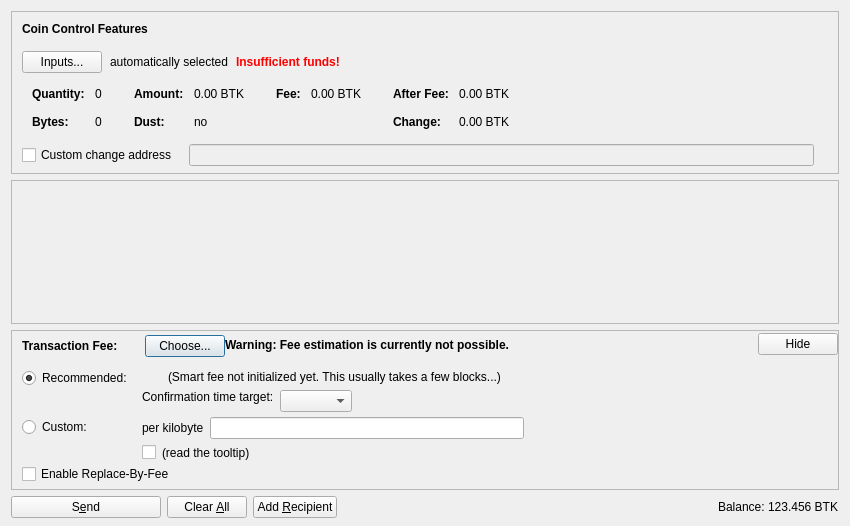
<?xml version="1.0" encoding="UTF-8"?>
<ui version="4.0">
 <class>SendCoinsDialog</class>
 <widget class="QDialog" name="SendCoinsDialog">
  <property name="geometry">
   <rect>
    <x>0</x>
    <y>0</y>
    <width>850</width>
    <height>526</height>
   </rect>
  </property>
  <property name="windowTitle">
   <string>Send Coins</string>
  </property>
  <layout class="QVBoxLayout" name="verticalLayout" stretch="0,1,0,0">
   <property name="bottomMargin">
    <number>8</number>
   </property>
   <item>
    <widget class="QFrame" name="frameCoinControl">
     <property name="sizePolicy">
      <sizepolicy hsizetype="Expanding" vsizetype="Expanding">
       <horstretch>0</horstretch>
       <verstretch>0</verstretch>
      </sizepolicy>
     </property>
     <property name="maximumSize">
      <size>
       <width>16777215</width>
       <height>16777215</height>
      </size>
     </property>
     <property name="frameShape">
      <enum>QFrame::StyledPanel</enum>
     </property>
     <property name="frameShadow">
      <enum>QFrame::Sunken</enum>
     </property>
     <layout class="QVBoxLayout" name="verticalLayoutCoinControl2">
      <property name="spacing">
       <number>0</number>
      </property>
      <property name="leftMargin">
       <number>0</number>
      </property>
      <property name="topMargin">
       <number>0</number>
      </property>
      <property name="rightMargin">
       <number>0</number>
      </property>
      <property name="bottomMargin">
       <number>6</number>
      </property>
      <item>
       <layout class="QVBoxLayout" name="verticalLayoutCoinControl" stretch="0,0,0,0,1">
        <property name="spacing">
         <number>0</number>
        </property>
        <property name="leftMargin">
         <number>10</number>
        </property>
        <property name="topMargin">
         <number>10</number>
        </property>
        <item>
         <layout class="QHBoxLayout" name="horizontalLayoutCoinControl1">
          <property name="bottomMargin">
           <number>15</number>
          </property>
          <item>
           <widget class="QLabel" name="labelCoinControlFeatures">
            <property name="sizePolicy">
             <sizepolicy hsizetype="Preferred" vsizetype="Maximum">
              <horstretch>0</horstretch>
              <verstretch>0</verstretch>
             </sizepolicy>
            </property>
            <property name="font">
             <font>
              <weight>75</weight>
              <bold>true</bold>
             </font>
            </property>
            <property name="styleSheet">
             <string notr="true">font-weight:bold;</string>
            </property>
            <property name="text">
             <string>Coin Control Features</string>
            </property>
           </widget>
          </item>
         </layout>
        </item>
        <item>
         <layout class="QHBoxLayout" name="horizontalLayoutCoinControl2" stretch="0,0,0,0">
          <property name="spacing">
           <number>8</number>
          </property>
          <property name="bottomMargin">
           <number>10</number>
          </property>
          <item>
           <widget class="QPushButton" name="pushButtonCoinControl">
            <property name="styleSheet">
             <string notr="true"/>
            </property>
            <property name="text">
             <string>Inputs...</string>
            </property>
            <property name="autoDefault">
             <bool>false</bool>
            </property>
           </widget>
          </item>
          <item>
           <widget class="QLabel" name="labelCoinControlAutomaticallySelected">
            <property name="text">
             <string>automatically selected</string>
            </property>
            <property name="margin">
             <number>5</number>
            </property>
           </widget>
          </item>
          <item>
           <widget class="QLabel" name="labelCoinControlInsuffFunds">
            <property name="font">
             <font>
              <weight>75</weight>
              <bold>true</bold>
             </font>
            </property>
            <property name="styleSheet">
             <string notr="true">color:red;font-weight:bold;</string>
            </property>
            <property name="text">
             <string>Insufficient funds!</string>
            </property>
            <property name="margin">
             <number>5</number>
            </property>
           </widget>
          </item>
          <item>
           <spacer name="horizontalSpacerCoinControl">
            <property name="orientation">
             <enum>Qt::Horizontal</enum>
            </property>
            <property name="sizeHint" stdset="0">
             <size>
              <width>40</width>
              <height>1</height>
             </size>
            </property>
           </spacer>
          </item>
         </layout>
        </item>
        <item>
         <widget class="QWidget" name="widgetCoinControl" native="true">
          <property name="sizePolicy">
           <sizepolicy hsizetype="Preferred" vsizetype="Preferred">
            <horstretch>0</horstretch>
            <verstretch>0</verstretch>
           </sizepolicy>
          </property>
          <property name="minimumSize">
           <size>
            <width>0</width>
            <height>0</height>
           </size>
          </property>
          <property name="styleSheet">
           <string notr="true"/>
          </property>
          <layout class="QHBoxLayout" name="horizontalLayoutCoinControl5">
           <property name="leftMargin">
            <number>0</number>
           </property>
           <property name="topMargin">
            <number>0</number>
           </property>
           <property name="rightMargin">
            <number>0</number>
           </property>
           <property name="bottomMargin">
            <number>0</number>
           </property>
           <item>
            <layout class="QHBoxLayout" name="horizontalLayoutCoinControl3" stretch="0,0,0,1">
             <property name="spacing">
              <number>20</number>
             </property>
             <property name="topMargin">
              <number>0</number>
             </property>
             <property name="bottomMargin">
              <number>10</number>
             </property>
             <item>
              <layout class="QFormLayout" name="formLayoutCoinControl1">
               <property name="horizontalSpacing">
                <number>10</number>
               </property>
               <property name="verticalSpacing">
                <number>14</number>
               </property>
               <property name="leftMargin">
                <number>10</number>
               </property>
               <property name="topMargin">
                <number>4</number>
               </property>
               <property name="rightMargin">
                <number>6</number>
               </property>
               <item row="0" column="0">
                <widget class="QLabel" name="labelCoinControlQuantityText">
                 <property name="font">
                  <font>
                   <weight>75</weight>
                   <bold>true</bold>
                  </font>
                 </property>
                 <property name="text">
                  <string>Quantity:</string>
                 </property>
                 <property name="margin">
                  <number>0</number>
                 </property>
                </widget>
               </item>
               <item row="0" column="1">
                <widget class="QLabel" name="labelCoinControlQuantity">
                 <property name="cursor">
                  <cursorShape>IBeamCursor</cursorShape>
                 </property>
                 <property name="contextMenuPolicy">
                  <enum>Qt::ActionsContextMenu</enum>
                 </property>
                 <property name="text">
                  <string notr="true">0</string>
                 </property>
                 <property name="margin">
                  <number>0</number>
                 </property>
                 <property name="textInteractionFlags">
                  <set>Qt::LinksAccessibleByMouse|Qt::TextSelectableByKeyboard|Qt::TextSelectableByMouse</set>
                 </property>
                </widget>
               </item>
               <item row="1" column="0">
                <widget class="QLabel" name="labelCoinControlBytesText">
                 <property name="font">
                  <font>
                   <weight>75</weight>
                   <bold>true</bold>
                  </font>
                 </property>
                 <property name="text">
                  <string>Bytes:</string>
                 </property>
                </widget>
               </item>
               <item row="1" column="1">
                <widget class="QLabel" name="labelCoinControlBytes">
                 <property name="cursor">
                  <cursorShape>IBeamCursor</cursorShape>
                 </property>
                 <property name="contextMenuPolicy">
                  <enum>Qt::ActionsContextMenu</enum>
                 </property>
                 <property name="text">
                  <string notr="true">0</string>
                 </property>
                 <property name="textInteractionFlags">
                  <set>Qt::LinksAccessibleByMouse|Qt::TextSelectableByKeyboard|Qt::TextSelectableByMouse</set>
                 </property>
                </widget>
               </item>
              </layout>
             </item>
             <item>
              <layout class="QFormLayout" name="formLayoutCoinControl2">
               <property name="horizontalSpacing">
                <number>10</number>
               </property>
               <property name="verticalSpacing">
                <number>14</number>
               </property>
               <property name="leftMargin">
                <number>6</number>
               </property>
               <property name="topMargin">
                <number>4</number>
               </property>
               <property name="rightMargin">
                <number>6</number>
               </property>
               <item row="0" column="0">
                <widget class="QLabel" name="labelCoinControlAmountText">
                 <property name="font">
                  <font>
                   <weight>75</weight>
                   <bold>true</bold>
                  </font>
                 </property>
                 <property name="text">
                  <string>Amount:</string>
                 </property>
                 <property name="margin">
                  <number>0</number>
                 </property>
                </widget>
               </item>
               <item row="0" column="1">
                <widget class="QLabel" name="labelCoinControlAmount">
                 <property name="cursor">
                  <cursorShape>IBeamCursor</cursorShape>
                 </property>
                 <property name="contextMenuPolicy">
                  <enum>Qt::ActionsContextMenu</enum>
                 </property>
                 <property name="text">
                  <string notr="true">0.00 BTK</string>
                 </property>
                 <property name="textInteractionFlags">
                  <set>Qt::LinksAccessibleByMouse|Qt::TextSelectableByKeyboard|Qt::TextSelectableByMouse</set>
                 </property>
                </widget>
               </item>
               <item row="1" column="0">
                <widget class="QLabel" name="labelCoinControlLowOutputText">
                 <property name="font">
                  <font>
                   <weight>75</weight>
                   <bold>true</bold>
                  </font>
                 </property>
                 <property name="text">
                  <string>Dust:</string>
                 </property>
                </widget>
               </item>
               <item row="1" column="1">
                <widget class="QLabel" name="labelCoinControlLowOutput">
                 <property name="cursor">
                  <cursorShape>IBeamCursor</cursorShape>
                 </property>
                 <property name="contextMenuPolicy">
                  <enum>Qt::ActionsContextMenu</enum>
                 </property>
                 <property name="text">
                  <string notr="true">no</string>
                 </property>
                 <property name="textInteractionFlags">
                  <set>Qt::LinksAccessibleByMouse|Qt::TextSelectableByKeyboard|Qt::TextSelectableByMouse</set>
                 </property>
                </widget>
               </item>
              </layout>
             </item>
             <item>
              <layout class="QFormLayout" name="formLayoutCoinControl3">
               <property name="horizontalSpacing">
                <number>10</number>
               </property>
               <property name="verticalSpacing">
                <number>14</number>
               </property>
               <property name="leftMargin">
                <number>6</number>
               </property>
               <property name="topMargin">
                <number>4</number>
               </property>
               <property name="rightMargin">
                <number>6</number>
               </property>
               <item row="0" column="0">
                <widget class="QLabel" name="labelCoinControlFeeText">
                 <property name="font">
                  <font>
                   <weight>75</weight>
                   <bold>true</bold>
                  </font>
                 </property>
                 <property name="text">
                  <string>Fee:</string>
                 </property>
                 <property name="margin">
                  <number>0</number>
                 </property>
                </widget>
               </item>
               <item row="0" column="1">
                <widget class="QLabel" name="labelCoinControlFee">
                 <property name="cursor">
                  <cursorShape>IBeamCursor</cursorShape>
                 </property>
                 <property name="contextMenuPolicy">
                  <enum>Qt::ActionsContextMenu</enum>
                 </property>
                 <property name="text">
                  <string notr="true">0.00 BTK</string>
                 </property>
                 <property name="textInteractionFlags">
                  <set>Qt::LinksAccessibleByMouse|Qt::TextSelectableByKeyboard|Qt::TextSelectableByMouse</set>
                 </property>
                </widget>
               </item>
              </layout>
             </item>
             <item>
              <layout class="QFormLayout" name="formLayoutCoinControl4">
               <property name="horizontalSpacing">
                <number>10</number>
               </property>
               <property name="verticalSpacing">
                <number>14</number>
               </property>
               <property name="leftMargin">
                <number>6</number>
               </property>
               <property name="topMargin">
                <number>4</number>
               </property>
               <property name="rightMargin">
                <number>6</number>
               </property>
               <item row="0" column="0">
                <widget class="QLabel" name="labelCoinControlAfterFeeText">
                 <property name="font">
                  <font>
                   <weight>75</weight>
                   <bold>true</bold>
                  </font>
                 </property>
                 <property name="text">
                  <string>After Fee:</string>
                 </property>
                 <property name="margin">
                  <number>0</number>
                 </property>
                </widget>
               </item>
               <item row="0" column="1">
                <widget class="QLabel" name="labelCoinControlAfterFee">
                 <property name="cursor">
                  <cursorShape>IBeamCursor</cursorShape>
                 </property>
                 <property name="contextMenuPolicy">
                  <enum>Qt::ActionsContextMenu</enum>
                 </property>
                 <property name="text">
                  <string notr="true">0.00 BTK</string>
                 </property>
                 <property name="textInteractionFlags">
                  <set>Qt::LinksAccessibleByMouse|Qt::TextSelectableByKeyboard|Qt::TextSelectableByMouse</set>
                 </property>
                </widget>
               </item>
               <item row="1" column="0">
                <widget class="QLabel" name="labelCoinControlChangeText">
                 <property name="font">
                  <font>
                   <weight>75</weight>
                   <bold>true</bold>
                  </font>
                 </property>
                 <property name="text">
                  <string>Change:</string>
                 </property>
                </widget>
               </item>
               <item row="1" column="1">
                <widget class="QLabel" name="labelCoinControlChange">
                 <property name="cursor">
                  <cursorShape>IBeamCursor</cursorShape>
                 </property>
                 <property name="contextMenuPolicy">
                  <enum>Qt::ActionsContextMenu</enum>
                 </property>
                 <property name="text">
                  <string notr="true">0.00 BTK</string>
                 </property>
                 <property name="textInteractionFlags">
                  <set>Qt::LinksAccessibleByMouse|Qt::TextSelectableByKeyboard|Qt::TextSelectableByMouse</set>
                 </property>
                </widget>
               </item>
              </layout>
             </item>
            </layout>
           </item>
          </layout>
         </widget>
        </item>
        <item>
         <layout class="QHBoxLayout" name="horizontalLayoutCoinControl4" stretch="0,0,0">
          <property name="spacing">
           <number>12</number>
          </property>
          <property name="sizeConstraint">
           <enum>QLayout::SetDefaultConstraint</enum>
          </property>
          <property name="topMargin">
           <number>5</number>
          </property>
          <property name="rightMargin">
           <number>5</number>
          </property>
          <item>
           <widget class="QCheckBox" name="checkBoxCoinControlChange">
            <property name="toolTip">
             <string>If this is activated, but the change address is empty or invalid, change will be sent to a newly generated address.</string>
            </property>
            <property name="text">
             <string>Custom change address</string>
            </property>
           </widget>
          </item>
          <item>
           <widget class="QValidatedLineEdit" name="lineEditCoinControlChange">
            <property name="enabled">
             <bool>false</bool>
            </property>
            <property name="sizePolicy">
             <sizepolicy hsizetype="Expanding" vsizetype="Fixed">
              <horstretch>0</horstretch>
              <verstretch>0</verstretch>
             </sizepolicy>
            </property>
           </widget>
          </item>
          <item>
           <widget class="QLabel" name="labelCoinControlChangeLabel">
            <property name="sizePolicy">
             <sizepolicy hsizetype="Preferred" vsizetype="Expanding">
              <horstretch>0</horstretch>
              <verstretch>0</verstretch>
             </sizepolicy>
            </property>
            <property name="minimumSize">
             <size>
              <width>0</width>
              <height>0</height>
             </size>
            </property>
            <property name="text">
             <string/>
            </property>
            <property name="margin">
             <number>3</number>
            </property>
           </widget>
          </item>
         </layout>
        </item>
        <item>
         <spacer name="verticalSpacerCoinControl">
          <property name="orientation">
           <enum>Qt::Vertical</enum>
          </property>
          <property name="sizeHint" stdset="0">
           <size>
            <width>800</width>
            <height>1</height>
           </size>
          </property>
         </spacer>
        </item>
       </layout>
      </item>
     </layout>
    </widget>
   </item>
   <item>
    <widget class="QScrollArea" name="scrollArea">
     <property name="widgetResizable">
      <bool>true</bool>
     </property>
     <widget class="QWidget" name="scrollAreaWidgetContents">
      <property name="geometry">
       <rect>
        <x>0</x>
        <y>0</y>
        <width>830</width>
        <height>104</height>
       </rect>
      </property>
      <layout class="QVBoxLayout" name="verticalLayout_2" stretch="0,1">
       <property name="leftMargin">
        <number>0</number>
       </property>
       <property name="topMargin">
        <number>0</number>
       </property>
       <property name="rightMargin">
        <number>0</number>
       </property>
       <property name="bottomMargin">
        <number>0</number>
       </property>
       <item>
        <layout class="QVBoxLayout" name="entries">
         <property name="spacing">
          <number>6</number>
         </property>
        </layout>
       </item>
       <item>
        <spacer name="verticalSpacer">
         <property name="orientation">
          <enum>Qt::Vertical</enum>
         </property>
         <property name="sizeHint" stdset="0">
          <size>
           <width>20</width>
           <height>40</height>
          </size>
         </property>
        </spacer>
       </item>
      </layout>
     </widget>
    </widget>
   </item>
   <item>
    <widget class="QFrame" name="frameFee">
     <property name="sizePolicy">
      <sizepolicy hsizetype="Expanding" vsizetype="Expanding">
       <horstretch>0</horstretch>
       <verstretch>0</verstretch>
      </sizepolicy>
     </property>
     <property name="maximumSize">
      <size>
       <width>16777215</width>
       <height>16777215</height>
      </size>
     </property>
     <property name="frameShape">
      <enum>QFrame::StyledPanel</enum>
     </property>
     <property name="frameShadow">
      <enum>QFrame::Sunken</enum>
     </property>
     <layout class="QVBoxLayout" name="verticalLayoutFee1">
      <property name="spacing">
       <number>0</number>
      </property>
      <property name="leftMargin">
       <number>0</number>
      </property>
      <property name="topMargin">
       <number>0</number>
      </property>
      <property name="rightMargin">
       <number>0</number>
      </property>
      <property name="bottomMargin">
       <number>0</number>
      </property>
      <item>
       <layout class="QVBoxLayout" name="verticalLayoutFee2" stretch="0,0,0">
        <property name="spacing">
         <number>0</number>
        </property>
        <property name="leftMargin">
         <number>10</number>
        </property>
        <property name="topMargin">
         <number>0</number>
        </property>
        <item>
         <layout class="QHBoxLayout" name="horizontalLayoutFee1">
          <property name="bottomMargin">
           <number>0</number>
          </property>
          <item>
           <layout class="QVBoxLayout" name="verticalLayoutFee7">
            <property name="spacing">
             <number>0</number>
            </property>
            <item>
             <spacer name="verticalSpacerSmartFee">
              <property name="orientation">
               <enum>Qt::Vertical</enum>
              </property>
              <property name="sizeType">
               <enum>QSizePolicy::Fixed</enum>
              </property>
              <property name="sizeHint" stdset="0">
               <size>
                <width>1</width>
                <height>4</height>
               </size>
              </property>
             </spacer>
            </item>
            <item>
             <layout class="QHBoxLayout" name="horizontalLayoutSmartFee">
              <property name="spacing">
               <number>10</number>
              </property>
              <item>
               <widget class="QLabel" name="labelFeeHeadline">
                <property name="sizePolicy">
                 <sizepolicy hsizetype="Preferred" vsizetype="Maximum">
                  <horstretch>0</horstretch>
                  <verstretch>0</verstretch>
                 </sizepolicy>
                </property>
                <property name="font">
                 <font>
                  <weight>75</weight>
                  <bold>true</bold>
                 </font>
                </property>
                <property name="styleSheet">
                 <string notr="true">font-weight:bold;</string>
                </property>
                <property name="text">
                 <string>Transaction Fee:</string>
                </property>
               </widget>
              </item>
              <item>
               <widget class="QLabel" name="labelFeeMinimized">
                <property name="text">
                 <string/>
                </property>
               </widget>
              </item>
              <item>
               <widget class="QPushButton" name="buttonChooseFee">
                <property name="text">
                 <string>Choose...</string>
                </property>
               </widget>
              </item>
             </layout>
            </item>
            <item>
             <spacer name="verticalSpacer_5">
              <property name="orientation">
               <enum>Qt::Vertical</enum>
              </property>
              <property name="sizeHint" stdset="0">
               <size>
                <width>1</width>
                <height>1</height>
               </size>
              </property>
             </spacer>
            </item>
           </layout>
          </item>
          <item>
           <widget class="QLabel" name="fallbackFeeWarningLabel">
            <property name="toolTip">
             <string>Using the fallbackfee can result in sending a transaction that will take several hours or days (or never) to confirm. Consider choosing your fee manually or wait until you have validated the complete chain.</string>
            </property>
            <property name="font">
            <font>
                <weight>75</weight>
                <bold>true</bold>
            </font>
            </property>
            <property name="text">
             <string>Warning: Fee estimation is currently not possible.</string>
            </property>
            <property name="wordWrap">
             <bool>false</bool>
            </property>
           </widget>
          </item>
          <item>
           <spacer name="horizontalSpacer_4">
            <property name="orientation">
             <enum>Qt::Horizontal</enum>
            </property>
            <property name="sizeType">
             <enum>QSizePolicy::MinimumExpanding</enum>
            </property>
            <property name="sizeHint" stdset="0">
             <size>
              <width>40</width>
              <height>20</height>
             </size>
            </property>
           </spacer>
          </item>
          <item>
           <widget class="QPushButton" name="buttonMinimizeFee">
            <property name="toolTip">
             <string>collapse fee-settings</string>
            </property>
            <property name="text">
             <string>Hide</string>
            </property>
           </widget>
          </item>
         </layout>
        </item>
        <item>
         <widget class="QFrame" name="frameFeeSelection">
          <layout class="QVBoxLayout" name="verticalLayoutFee12">
           <property name="spacing">
            <number>0</number>
           </property>
           <property name="leftMargin">
            <number>0</number>
           </property>
           <property name="topMargin">
            <number>0</number>
           </property>
           <property name="rightMargin">
            <number>0</number>
           </property>
           <property name="bottomMargin">
            <number>0</number>
           </property>
           <item>
            <layout class="QGridLayout" name="gridLayoutFee">
             <property name="topMargin">
              <number>10</number>
             </property>
             <property name="bottomMargin">
              <number>4</number>
             </property>
             <property name="horizontalSpacing">
              <number>10</number>
             </property>
             <property name="verticalSpacing">
              <number>4</number>
             </property>
             <item row="1" column="1">
              <layout class="QVBoxLayout" name="verticalLayoutFee8">
               <property name="spacing">
                <number>6</number>
               </property>
               <item>
                <layout class="QHBoxLayout" name="horizontalLayoutFee13">
                 <item>
                  <widget class="QLabel" name="labelCustomPerKilobyte">
                   <property name="toolTip">
                    <string>Specify a custom fee per kB (1,000 bytes) of the transaction's virtual size.

Note:  Since the fee is calculated on a per-byte basis, a fee of "100 satoshis per kB" for a transaction size of 500 bytes (half of 1 kB) would ultimately yield a fee of only 50 satoshis.</string>
                   </property>
                   <property name="text">
                    <string>per kilobyte</string>
                   </property>
                  </widget>
                 </item>
                 <item>
                  <widget class="BitkincoinAmountField" name="customFee"/>
                 </item>
                 <item>
                  <spacer name="horizontalSpacer_6">
                   <property name="orientation">
                    <enum>Qt::Horizontal</enum>
                   </property>
                   <property name="sizeHint" stdset="0">
                    <size>
                     <width>1</width>
                     <height>1</height>
                    </size>
                   </property>
                  </spacer>
                 </item>
                </layout>
               </item>
               <item>
                <layout class="QHBoxLayout" name="horizontalLayoutFee8">
                 <item>
                  <widget class="QCheckBox" name="checkBoxMinimumFee">
                   <property name="toolTip">
                    <string>Paying only the minimum fee is just fine as long as there is less transaction volume than space in the blocks. But be aware that this can end up in a never confirming transaction once there is more demand for bitkincoin transactions than the network can process.</string>
                   </property>
                   <property name="text">
                    <string/>
                   </property>
                  </widget>
                 </item>
                 <item>
                  <widget class="QLabel" name="labelMinFeeWarning">
                   <property name="enabled">
                    <bool>true</bool>
                   </property>
                   <property name="toolTip">
                    <string>Paying only the minimum fee is just fine as long as there is less transaction volume than space in the blocks. But be aware that this can end up in a never confirming transaction once there is more demand for bitkincoin transactions than the network can process.</string>
                   </property>
                   <property name="text">
                    <string>(read the tooltip)</string>
                   </property>
                   <property name="margin">
                    <number>5</number>
                   </property>
                  </widget>
                 </item>
                 <item>
                  <spacer name="horizontalSpacer_2">
                   <property name="orientation">
                    <enum>Qt::Horizontal</enum>
                   </property>
                   <property name="sizeHint" stdset="0">
                    <size>
                     <width>1</width>
                     <height>1</height>
                    </size>
                   </property>
                  </spacer>
                 </item>
                </layout>
               </item>
              </layout>
             </item>
             <item row="0" column="0">
              <layout class="QVBoxLayout" name="verticalLayoutFee4" stretch="0,1">
               <item>
                <widget class="QRadioButton" name="radioSmartFee">
                 <property name="text">
                  <string>Recommended:</string>
                 </property>
                 <property name="checked">
                  <bool>true</bool>
                 </property>
                 <attribute name="buttonGroup">
                  <string notr="true">groupFee</string>
                 </attribute>
                </widget>
               </item>
               <item>
                <spacer name="verticalSpacer_2">
                 <property name="orientation">
                  <enum>Qt::Vertical</enum>
                 </property>
                 <property name="sizeHint" stdset="0">
                  <size>
                   <width>1</width>
                   <height>1</height>
                  </size>
                 </property>
                </spacer>
               </item>
              </layout>
             </item>
             <item row="1" column="0">
              <layout class="QVBoxLayout" name="verticalLayoutFee9" stretch="0,1">
               <item>
                <widget class="QRadioButton" name="radioCustomFee">
                 <property name="text">
                  <string>Custom:</string>
                 </property>
                 <attribute name="buttonGroup">
                  <string notr="true">groupFee</string>
                 </attribute>
                </widget>
               </item>
               <item>
                <spacer name="verticalSpacer_6">
                 <property name="orientation">
                  <enum>Qt::Vertical</enum>
                 </property>
                 <property name="sizeHint" stdset="0">
                  <size>
                   <width>1</width>
                   <height>1</height>
                  </size>
                 </property>
                </spacer>
               </item>
              </layout>
             </item>
             <item row="0" column="1">
              <layout class="QVBoxLayout" name="verticalLayoutFee3" stretch="0,0,1">
               <property name="spacing">
                <number>6</number>
               </property>
               <property name="topMargin">
                <number>2</number>
               </property>
               <item>
                <layout class="QHBoxLayout" name="horizontalLayoutFee12">
                 <item>
                  <widget class="QLabel" name="labelSmartFee">
                   <property name="text">
                    <string/>
                   </property>
                   <property name="margin">
                    <number>2</number>
                   </property>
                  </widget>
                 </item>
                 <item>
                  <widget class="QLabel" name="labelFeeEstimation">
                   <property name="text">
                    <string/>
                   </property>
                  </widget>
                 </item>
                 <item>
                  <widget class="QLabel" name="labelSmartFee2">
                   <property name="text">
                    <string>(Smart fee not initialized yet. This usually takes a few blocks...)</string>
                   </property>
                   <property name="margin">
                    <number>2</number>
                   </property>
                  </widget>
                 </item>
                 <item>
                  <spacer name="horizontalSpacer_5">
                   <property name="orientation">
                    <enum>Qt::Horizontal</enum>
                   </property>
                   <property name="sizeHint" stdset="0">
                    <size>
                     <width>1</width>
                     <height>1</height>
                    </size>
                   </property>
                  </spacer>
                 </item>
                </layout>
               </item>
               <item>
                <layout class="QHBoxLayout" name="horizontalLayoutFee9">
                 <item>
                  <layout class="QVBoxLayout" name="verticalLayoutFee6">
                   <item>
                    <widget class="QLabel" name="labelSmartFee3">
                     <property name="text">
                      <string>Confirmation time target:</string>
                     </property>
                     <property name="margin">
                      <number>2</number>
                     </property>
                    </widget>
                   </item>
                   <item>
                    <spacer name="verticalSpacer_3">
                     <property name="orientation">
                      <enum>Qt::Vertical</enum>
                     </property>
                     <property name="sizeHint" stdset="0">
                      <size>
                       <width>1</width>
                       <height>1</height>
                      </size>
                     </property>
                    </spacer>
                   </item>
                  </layout>
                 </item>
                 <item>
                  <layout class="QVBoxLayout" name="verticalLayoutFee5">
                   <property name="rightMargin">
                    <number>30</number>
                   </property>
                   <item>
                    <layout class="QHBoxLayout" name="horizontalLayoutConfTarget">
                     <property name="bottomMargin">
                      <number>0</number>
                     </property>
                     <item>
                      <widget class="QComboBox" name="confTargetSelector"/>
                     </item>
                     <item>
                      <spacer name="horizontalSpacerConfTarget">
                       <property name="orientation">
                        <enum>Qt::Horizontal</enum>
                       </property>
                       <property name="sizeHint" stdset="0">
                        <size>
                         <width>40</width>
                         <height>20</height>
                        </size>
                       </property>
                      </spacer>
                     </item>
                    </layout>
                   </item>
                  </layout>
                 </item>
                </layout>
               </item>
               <item>
                <spacer name="verticalSpacer_4">
                 <property name="orientation">
                  <enum>Qt::Vertical</enum>
                 </property>
                 <property name="sizeHint" stdset="0">
                  <size>
                   <width>1</width>
                   <height>1</height>
                  </size>
                 </property>
                </spacer>
               </item>
              </layout>
             </item>
            </layout>
           </item>
           <item>
            <widget class="QCheckBox" name="optInRBF">
             <property name="text">
              <string>Enable Replace-By-Fee</string>
             </property>
             <property name="toolTip">
              <string>With Replace-By-Fee (BIP-125) you can increase a transaction's fee after it is sent. Without this, a higher fee may be recommended to compensate for increased transaction delay risk.</string>
             </property>
            </widget>
           </item>
          </layout>
         </widget>
        </item>
        <item>
         <spacer name="verticalSpacerFee">
          <property name="orientation">
           <enum>Qt::Vertical</enum>
          </property>
          <property name="sizeHint" stdset="0">
           <size>
            <width>40</width>
            <height>5</height>
           </size>
          </property>
         </spacer>
        </item>
       </layout>
      </item>
     </layout>
    </widget>
   </item>
   <item>
    <layout class="QHBoxLayout" name="horizontalLayout">
     <item>
      <widget class="QPushButton" name="sendButton">
       <property name="minimumSize">
        <size>
         <width>150</width>
         <height>0</height>
        </size>
       </property>
       <property name="toolTip">
        <string>Confirm the send action</string>
       </property>
       <property name="text">
        <string>S&amp;end</string>
       </property>
       <property name="icon">
        <iconset resource="../bitkincoin.qrc">
         <normaloff>:/icons/send</normaloff>:/icons/send</iconset>
       </property>
       <property name="autoDefault">
        <bool>false</bool>
       </property>
       <property name="default">
        <bool>false</bool>
       </property>
      </widget>
     </item>
     <item>
      <widget class="QPushButton" name="clearButton">
       <property name="sizePolicy">
        <sizepolicy hsizetype="Minimum" vsizetype="Fixed">
         <horstretch>0</horstretch>
         <verstretch>0</verstretch>
        </sizepolicy>
       </property>
       <property name="toolTip">
        <string>Clear all fields of the form.</string>
       </property>
       <property name="text">
        <string>Clear &amp;All</string>
       </property>
       <property name="icon">
        <iconset resource="../bitkincoin.qrc">
         <normaloff>:/icons/remove</normaloff>:/icons/remove</iconset>
       </property>
       <property name="autoDefault">
        <bool>false</bool>
       </property>
      </widget>
     </item>
     <item>
      <widget class="QPushButton" name="addButton">
       <property name="toolTip">
        <string>Send to multiple recipients at once</string>
       </property>
       <property name="text">
        <string>Add &amp;Recipient</string>
       </property>
       <property name="icon">
        <iconset resource="../bitkincoin.qrc">
         <normaloff>:/icons/add</normaloff>:/icons/add</iconset>
       </property>
       <property name="autoDefault">
        <bool>false</bool>
       </property>
      </widget>
     </item>
     <item>
      <spacer name="horizontalSpacer">
       <property name="orientation">
        <enum>Qt::Horizontal</enum>
       </property>
       <property name="sizeHint" stdset="0">
        <size>
         <width>40</width>
         <height>20</height>
        </size>
       </property>
      </spacer>
     </item>
     <item>
      <layout class="QHBoxLayout" name="horizontalLayout_2">
       <property name="spacing">
        <number>3</number>
       </property>
       <item>
        <widget class="QLabel" name="label">
         <property name="sizePolicy">
          <sizepolicy hsizetype="Preferred" vsizetype="Fixed">
           <horstretch>0</horstretch>
           <verstretch>0</verstretch>
          </sizepolicy>
         </property>
         <property name="text">
          <string>Balance:</string>
         </property>
        </widget>
       </item>
       <item>
        <widget class="QLabel" name="labelBalance">
         <property name="sizePolicy">
          <sizepolicy hsizetype="Preferred" vsizetype="Fixed">
           <horstretch>0</horstretch>
           <verstretch>0</verstretch>
          </sizepolicy>
         </property>
         <property name="cursor">
          <cursorShape>IBeamCursor</cursorShape>
         </property>
         <property name="text">
          <string notr="true">123.456 BTK</string>
         </property>
         <property name="textInteractionFlags">
          <set>Qt::LinksAccessibleByMouse|Qt::TextSelectableByKeyboard|Qt::TextSelectableByMouse</set>
         </property>
        </widget>
       </item>
      </layout>
     </item>
    </layout>
   </item>
  </layout>
 </widget>
 <customwidgets>
  <customwidget>
   <class>QValidatedLineEdit</class>
   <extends>QLineEdit</extends>
   <header>qt/qvalidatedlineedit.h</header>
  </customwidget>
  <customwidget>
   <class>BitkincoinAmountField</class>
   <extends>QLineEdit</extends>
   <header>qt/bitkincoinamountfield.h</header>
   <container>1</container>
  </customwidget>
 </customwidgets>
 <resources>
  <include location="../bitkincoin.qrc"/>
 </resources>
 <connections/>
 <buttongroups>
  <buttongroup name="groupFee"/>
 </buttongroups>
</ui>
